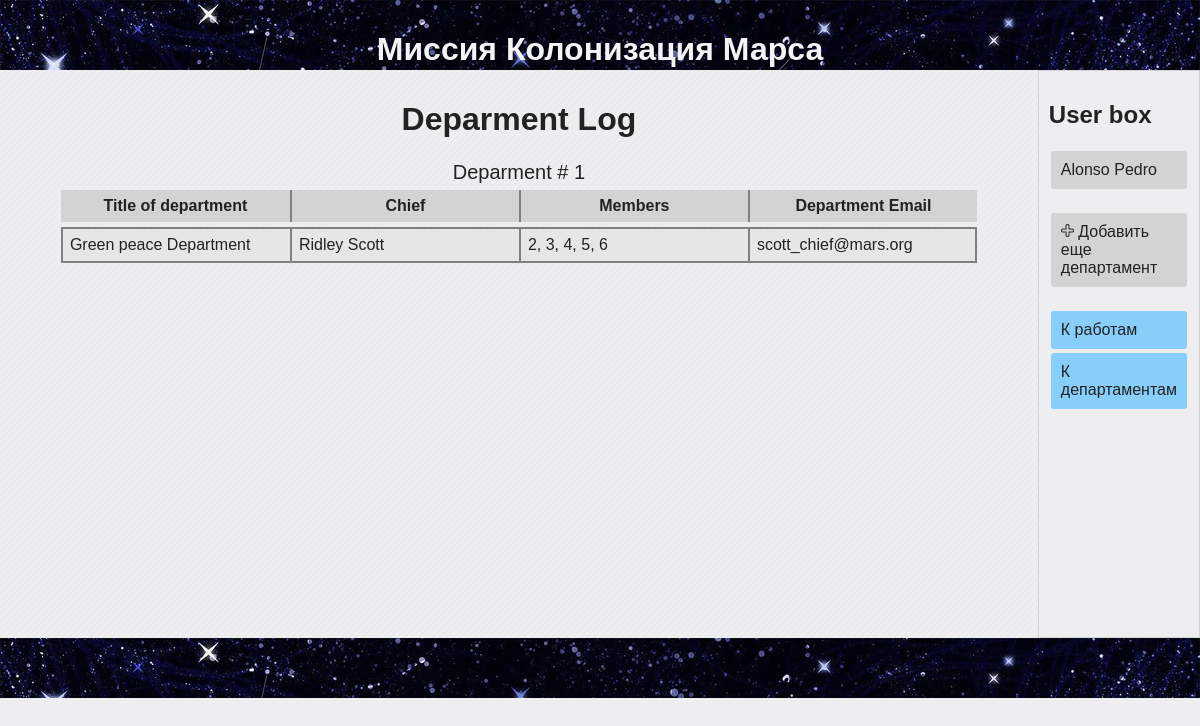
/departments (signed in), run on the app's committed database.
### data/departments.py (models this page shows)
class Departments(SqlAlchemyBase, SerializerMixin):
    __tablename__ = 'departaments'
    id = sqlalchemy.Column(sqlalchemy.Integer,
                           primary_key=True, autoincrement=True)
    title = sqlalchemy.Column(sqlalchemy.String)
    chief = sqlalchemy.Column(sqlalchemy.Integer,
                              sqlalchemy.ForeignKey('users.id'))
    members = sqlalchemy.Column(sqlalchemy.String)
    email = sqlalchemy.Column(sqlalchemy.String,
                              unique=True)
    user = orm.relation('User')

### data/users.py (models this page shows, shortened)
class User(SqlAlchemyBase, UserMixin, SerializerMixin):
    __tablename__ = 'users'
    id = sqlalchemy.Column(sqlalchemy.Integer,
                           primary_key=True, autoincrement=True)
    surname = sqlalchemy.Column(sqlalchemy.String)
    name = sqlalchemy.Column(sqlalchemy.String)
    age = sqlalchemy.Column(sqlalchemy.Integer)
    hometown = sqlalchemy.Column(sqlalchemy.String)
    position = sqlalchemy.Column(sqlalchemy.String)
    speciality = sqlalchemy.Column(sqlalchemy.String)
    address = sqlalchemy.Column(sqlalchemy.String)
    email = sqlalchemy.Column(sqlalchemy.String,
                              index=True, unique=True)
    hashed_password = sqlalchemy.Column(sqlalchemy.String)
    modyfied_date = sqlalchemy.Column(sqlalchemy.DateTime,
                                      default=datetime.datetime.now)
    jobs = orm.relation("Jobs", back_populates='user')
    deps = orm.relation("Departments", back_populates='user')

### main.py (the view)
@app.route('/departments', methods=['GET', 'POST'])
def departments():
    session = db_session.create_session()
    departments = session.query(Departments).all()
    return render_template('departments_table.html', title='Departments table',
                           departments=departments)

### data/db_session.py (called while the page is built)
def create_session() -> Session:
    global __factory
    return __factory()

### main.py (called while the page is built)
@log_manager.user_loader
def load_user(user_id):
    session = db_session.create_session()
    return session.query(User).get(user_id)

### templates/departments_table.html (shortened to what this page needs)
{% extends "base.html" %}
{% block content %}
    <h1 style="text-align: center;">Deparment Log</h1>
    {% for department in departments %}
        <table class="average-table">
            <caption>
                Deparment # {{ department.id }}
            </caption>
            <thead>
                <th>Title of department</th>
                <th>Chief</th>
                <th>Members</th>
                <th>Department Email</th>
            </thead>
            <tbody>
                <tr>
                    <td>{{ department.title }}</td>
                    <td>{{ department.user.name }} {{ department.user.surname }}</td>
                    <td>{{ department.members }}</td>
                    <td>{{ department.email }}</td>
                </tr>
            </tbody>
        </table>
    {% endfor %}
{% endblock %}
{% block userbox %}
    {% if current_user.is_authenticated %}
        <div class="flexbox flex_c_nowr">
            <a href="/departments_add" class='btn'>
                <img src="/static/img/add_icon1.png" alt="" height="13px"> Добавить еще департамент</a>
        </div>
    {% endif %}
{% endblock %}

### templates/base.html (shortened to what this page needs)
<!DOCTYPE html>
<html lang="en">
<head>
    <link rel="stylesheet" href="/static/css/style.css">
</head>
<body>
    <header class="page-header">
        <h1>Миссия Колонизация Марса</h1>
    </header>
    <main class="flexbox flex_r_nowr">
        <div class='main_content'>
            {% block content %}{% endblock %}
        </div>
        <div class='user_box flexbox flex_c_nowr'>
            <h2>User box</h2>
            <div class="flexbox flex_c_nowr">
                {% if current_user.is_authenticated %}
                    <a class="btn" href="/logout">{{ current_user.surname }} {{current_user.name }}</a>
                {% else %}
                    <a class="btn" href="/register">Зарегистрироваться</a>
                    <a class="btn" href="/login">Войти</a>
                {% endif %}
            </div>
            {% block userbox %}{% endblock %}
            <div class="flexbox flex_c_nowr usernav">
                <a href="/" class="btn">К работам</a>
                <a href="/departments" class="btn">К департаментам</a>
            </div>
        </div>
    </main>
    <footer class="page-footer"></footer>
</body>
</html>

### static/css/style.css (style rules this page uses)
body { background-color: #eeeef1; color: #222222; font-family: "Verdana", sans-serif; margin: 0; padding: 0; }
main { min-height: 568px; }
a { color: #000000; text-decoration: none; }
.page-header { background-color: #222244; background-image: url("../img/h2_bkgr.jpeg"); color: #f2f4f6; padding: 10px; height: 50px; text-align: center; }
.page-footer { background-color: #222244; background-image: url("../img/h2_bkgr.jpeg"); color: #f2f4f6; height: 40px; padding: 10px; text-align: center; }
.btn { display: block; background: lightgray; padding: 10px; margin: 2px; color: #222222; text-decoration: none; border-radius: 3px; }
.flexbox { display: flex; }
.flex_r_nowr { flex-flow: row nowrap; }
.flex_c_nowr { flex-flow: column nowrap; }
.user_box { border: 1px solid lightgray; padding: 10px; width: 12%; background-color: f2f4f6; }
.user_box .flexbox { margin-bottom: 20px; }
.usernav .btn { background-color: lightskyblue; }
.main_content { padding: 10px; width: 88%; }
.average-table { border-spacing: 0px 5px; margin: auto; margin-top: 20px; margin-bottom: 20px; table-layout: fixed; width: 90%; }
.average-table caption { font-size: 20px; line-height: 25px; }
.average-table th { background-color: lightgrey; border-left: 2px solid gray; padding: 7px; }
.average-table th:first-child { border-left: none; }
.average-table td { background-color: rgb(230, 230, 230); border: 2px solid gray; border-right: none; padding: 7px; }
.average-table td:last-child { border-right: 2px solid gray; }

### data on the page
Departments: id "1", title "Green peace Department", user.name "Ridley", user.surname "Scott", members "2, 3, 4, 5, 6", email "scott_chief@mars.org"
User: surname "Alonso", name "Pedro"
